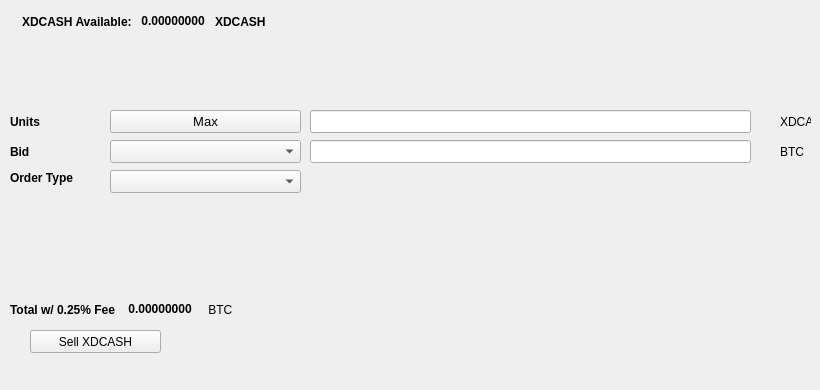
   <widget class="QWidget" name="SellTab">
    <attribute name="title">
     <string>Sell</string>
    </attribute>
    <widget class="QLabel" name="label_16">
     <property name="geometry">
      <rect>
       <x>780</x>
       <y>140</y>
       <width>31</width>
       <height>23</height>
      </rect>
     </property>
     <property name="text">
      <string>BTC</string>
     </property>
    </widget>
    <widget class="QComboBox" name="SellBidcomboBox">
     <property name="geometry">
      <rect>
       <x>110</x>
       <y>140</y>
       <width>191</width>
       <height>23</height>
      </rect>
     </property>
     <property name="font">
      <font>
       <pointsize>10</pointsize>
      </font>
     </property>
    </widget>
    <widget class="QLabel" name="label_18">
     <property name="geometry">
      <rect>
       <x>10</x>
       <y>110</y>
       <width>46</width>
       <height>23</height>
      </rect>
     </property>
     <property name="font">
      <font>
       <weight>75</weight>
       <bold>true</bold>
      </font>
     </property>
     <property name="text">
      <string>Units</string>
     </property>
    </widget>
    <widget class="QPushButton" name="Sell_Max_Amount">
     <property name="geometry">
      <rect>
       <x>110</x>
       <y>110</y>
       <width>191</width>
       <height>23</height>
      </rect>
     </property>
     <property name="font">
      <font>
       <pointsize>10</pointsize>
      </font>
     </property>
     <property name="text">
      <string>Max</string>
     </property>
    </widget>
    <widget class="QLabel" name="label_20">
     <property name="geometry">
      <rect>
       <x>10</x>
       <y>170</y>
       <width>91</width>
       <height>16</height>
      </rect>
     </property>
     <property name="font">
      <font>
       <weight>75</weight>
       <bold>true</bold>
      </font>
     </property>
     <property name="text">
      <string>Order Type</string>
     </property>
    </widget>
    <widget class="QComboBox" name="SellOrdertypeCombo">
     <property name="geometry">
      <rect>
       <x>110</x>
       <y>170</y>
       <width>191</width>
       <height>23</height>
      </rect>
     </property>
     <property name="font">
      <font>
       <pointsize>10</pointsize>
      </font>
     </property>
    </widget>
    <widget class="QLabel" name="label_21">
     <property name="geometry">
      <rect>
       <x>10</x>
       <y>140</y>
       <width>46</width>
       <height>23</height>
      </rect>
     </property>
     <property name="font">
      <font>
       <weight>75</weight>
       <bold>true</bold>
      </font>
     </property>
     <property name="text">
      <string>Bid</string>
     </property>
    </widget>
    <widget class="QLabel" name="label_22">
     <property name="geometry">
      <rect>
       <x>780</x>
       <y>110</y>
       <width>31</width>
       <height>23</height>
      </rect>
     </property>
     <property name="text">
      <string>XDCASH</string>
     </property>
    </widget>
    <widget class="QLineEdit" name="UnitsInputXDCASH">
     <property name="geometry">
      <rect>
       <x>310</x>
       <y>110</y>
       <width>441</width>
       <height>23</height>
      </rect>
     </property>
     <property name="font">
      <font>
       <pointsize>9</pointsize>
       <weight>75</weight>
       <bold>true</bold>
      </font>
     </property>
    </widget>
    <widget class="QLineEdit" name="SellBidPriceEdit">
     <property name="geometry">
      <rect>
       <x>310</x>
       <y>140</y>
       <width>441</width>
       <height>23</height>
      </rect>
     </property>
     <property name="font">
      <font>
       <pointsize>9</pointsize>
       <weight>75</weight>
       <bold>true</bold>
      </font>
     </property>
    </widget>
    <widget class="QPushButton" name="SellXDCASHBTN">
     <property name="geometry">
      <rect>
       <x>30</x>
       <y>330</y>
       <width>131</width>
       <height>23</height>
      </rect>
     </property>
     <property name="text">
      <string>Sell XDCASH</string>
     </property>
     <property name="icon">
      <iconset resource="../xdcash">
       <normaloff>:/icons/bitcoin</normaloff>:/icons/bitcoin</iconset>
     </property>
    </widget>
    <widget class="QWidget" name="layoutWidget3">
     <property name="geometry">
      <rect>
       <x>22</x>
       <y>12</y>
       <width>258</width>
       <height>19</height>
      </rect>
     </property>
     <layout class="QHBoxLayout" name="horizontalLayout">
      <item>
       <widget class="QLabel" name="label232_2">
        <property name="font">
         <font>
          <weight>75</weight>
          <bold>true</bold>
         </font>
        </property>
        <property name="text">
         <string>XDCASH Available:</string>
        </property>
       </widget>
      </item>
      <item>
       <widget class="QLabel" name="XDCASHAvailableLabel">
        <property name="palette">
         <palette>
          <active>
           <colorrole role="WindowText">
            <brush brushstyle="SolidPattern">
             <color alpha="255">
              <red>0</red>
              <green>0</green>
              <blue>0</blue>
             </color>
            </brush>
           </colorrole>
           <colorrole role="Button">
            <brush brushstyle="SolidPattern">
             <color alpha="255">
              <red>0</red>
              <green>170</green>
              <blue>0</blue>
             </color>
            </brush>
           </colorrole>
           <colorrole role="Light">
            <brush brushstyle="SolidPattern">
             <color alpha="255">
              <red>0</red>
              <green>255</green>
              <blue>0</blue>
             </color>
            </brush>
           </colorrole>
           <colorrole role="Midlight">
            <brush brushstyle="SolidPattern">
             <color alpha="255">
              <red>0</red>
              <green>212</green>
              <blue>0</blue>
             </color>
            </brush>
           </colorrole>
           <colorrole role="Dark">
            <brush brushstyle="SolidPattern">
             <color alpha="255">
              <red>0</red>
              <green>85</green>
              <blue>0</blue>
             </color>
            </brush>
           </colorrole>
           <colorrole role="Mid">
            <brush brushstyle="SolidPattern">
             <color alpha="255">
              <red>0</red>
              <green>113</green>
              <blue>0</blue>
             </color>
            </brush>
           </colorrole>
           <colorrole role="Text">
            <brush brushstyle="SolidPattern">
             <color alpha="255">
              <red>0</red>
              <green>170</green>
              <blue>0</blue>
             </color>
            </brush>
           </colorrole>
           <colorrole role="BrightText">
            <brush brushstyle="SolidPattern">
             <color alpha="255">
              <red>255</red>
              <green>255</green>
              <blue>255</blue>
             </color>
            </brush>
           </colorrole>
           <colorrole role="ButtonText">
            <brush brushstyle="SolidPattern">
             <color alpha="255">
              <red>0</red>
              <green>0</green>
              <blue>0</blue>
             </color>
            </brush>
           </colorrole>
           <colorrole role="Base">
            <brush brushstyle="SolidPattern">
             <color alpha="255">
              <red>255</red>
              <green>255</green>
              <blue>255</blue>
             </color>
            </brush>
           </colorrole>
           <colorrole role="Window">
            <brush brushstyle="SolidPattern">
             <color alpha="255">
              <red>0</red>
              <green>170</green>
              <blue>0</blue>
             </color>
            </brush>
           </colorrole>
           <colorrole role="Shadow">
            <brush brushstyle="SolidPattern">
             <color alpha="255">
              <red>0</red>
              <green>0</green>
              <blue>0</blue>
             </color>
            </brush>
           </colorrole>
           <colorrole role="AlternateBase">
            <brush brushstyle="SolidPattern">
             <color alpha="255">
              <red>127</red>
              <green>212</green>
              <blue>127</blue>
             </color>
            </brush>
           </colorrole>
           <colorrole role="ToolTipBase">
            <brush brushstyle="SolidPattern">
             <color alpha="255">
              <red>255</red>
              <green>255</green>
              <blue>220</blue>
             </color>
            </brush>
           </colorrole>
           <colorrole role="ToolTipText">
            <brush brushstyle="SolidPattern">
             <color alpha="255">
              <red>0</red>
              <green>0</green>
              <blue>0</blue>
             </color>
            </brush>
           </colorrole>
          </active>
          <inactive>
           <colorrole role="WindowText">
            <brush brushstyle="SolidPattern">
             <color alpha="255">
              <red>0</red>
              <green>0</green>
              <blue>0</blue>
             </color>
            </brush>
           </colorrole>
           <colorrole role="Button">
            <brush brushstyle="SolidPattern">
             <color alpha="255">
              <red>0</red>
              <green>170</green>
              <blue>0</blue>
             </color>
            </brush>
           </colorrole>
           <colorrole role="Light">
            <brush brushstyle="SolidPattern">
             <color alpha="255">
              <red>0</red>
              <green>255</green>
              <blue>0</blue>
             </color>
            </brush>
           </colorrole>
           <colorrole role="Midlight">
            <brush brushstyle="SolidPattern">
             <color alpha="255">
              <red>0</red>
              <green>212</green>
              <blue>0</blue>
             </color>
            </brush>
           </colorrole>
           <colorrole role="Dark">
            <brush brushstyle="SolidPattern">
             <color alpha="255">
              <red>0</red>
              <green>85</green>
              <blue>0</blue>
             </color>
            </brush>
           </colorrole>
           <colorrole role="Mid">
            <brush brushstyle="SolidPattern">
             <color alpha="255">
              <red>0</red>
              <green>113</green>
              <blue>0</blue>
             </color>
            </brush>
           </colorrole>
           <colorrole role="Text">
            <brush brushstyle="SolidPattern">
             <color alpha="255">
              <red>0</red>
              <green>170</green>
              <blue>0</blue>
             </color>
            </brush>
           </colorrole>
           <colorrole role="BrightText">
            <brush brushstyle="SolidPattern">
             <color alpha="255">
              <red>255</red>
              <green>255</green>
              <blue>255</blue>
             </color>
            </brush>
           </colorrole>
           <colorrole role="ButtonText">
            <brush brushstyle="SolidPattern">
             <color alpha="255">
              <red>0</red>
              <green>0</green>
              <blue>0</blue>
             </color>
            </brush>
           </colorrole>
           <colorrole role="Base">
            <brush brushstyle="SolidPattern">
             <color alpha="255">
              <red>255</red>
              <green>255</green>
              <blue>255</blue>
             </color>
            </brush>
           </colorrole>
           <colorrole role="Window">
            <brush brushstyle="SolidPattern">
             <color alpha="255">
              <red>0</red>
              <green>170</green>
              <blue>0</blue>
             </color>
            </brush>
           </colorrole>
           <colorrole role="Shadow">
            <brush brushstyle="SolidPattern">
             <color alpha="255">
              <red>0</red>
              <green>0</green>
              <blue>0</blue>
             </color>
            </brush>
           </colorrole>
           <colorrole role="AlternateBase">
            <brush brushstyle="SolidPattern">
             <color alpha="255">
              <red>127</red>
              <green>212</green>
              <blue>127</blue>
             </color>
            </brush>
           </colorrole>
           <colorrole role="ToolTipBase">
            <brush brushstyle="SolidPattern">
             <color alpha="255">
              <red>255</red>
              <green>255</green>
              <blue>220</blue>
             </color>
            </brush>
           </colorrole>
           <colorrole role="ToolTipText">
            <brush brushstyle="SolidPattern">
             <color alpha="255">
              <red>0</red>
              <green>0</green>
              <blue>0</blue>
             </color>
            </brush>
           </colorrole>
          </inactive>
          <disabled>
           <colorrole role="WindowText">
            <brush brushstyle="SolidPattern">
             <color alpha="255">
              <red>0</red>
              <green>85</green>
              <blue>0</blue>
             </color>
            </brush>
           </colorrole>
           <colorrole role="Button">
            <brush brushstyle="SolidPattern">
             <color alpha="255">
              <red>0</red>
              <green>170</green>
              <blue>0</blue>
             </color>
            </brush>
           </colorrole>
           <colorrole role="Light">
            <brush brushstyle="SolidPattern">
             <color alpha="255">
              <red>0</red>
              <green>255</green>
              <blue>0</blue>
             </color>
            </brush>
           </colorrole>
           <colorrole role="Midlight">
            <brush brushstyle="SolidPattern">
             <color alpha="255">
              <red>0</red>
              <green>212</green>
              <blue>0</blue>
             </color>
            </brush>
           </colorrole>
           <colorrole role="Dark">
            <brush brushstyle="SolidPattern">
             <color alpha="255">
              <red>0</red>
              <green>85</green>
              <blue>0</blue>
             </color>
            </brush>
           </colorrole>
           <colorrole role="Mid">
            <brush brushstyle="SolidPattern">
             <color alpha="255">
              <red>0</red>
              <green>113</green>
              <blue>0</blue>
             </color>
            </brush>
           </colorrole>
           <colorrole role="Text">
            <brush brushstyle="SolidPattern">
             <color alpha="255">
              <red>0</red>
              <green>85</green>
              <blue>0</blue>
             </color>
            </brush>
           </colorrole>
           <colorrole role="BrightText">
            <brush brushstyle="SolidPattern">
             <color alpha="255">
              <red>255</red>
              <green>255</green>
              <blue>255</blue>
             </color>
            </brush>
           </colorrole>
           <colorrole role="ButtonText">
            <brush brushstyle="SolidPattern">
             <color alpha="255">
              <red>0</red>
              <green>85</green>
              <blue>0</blue>
             </color>
            </brush>
           </colorrole>
           <colorrole role="Base">
            <brush brushstyle="SolidPattern">
             <color alpha="255">
              <red>0</red>
              <green>170</green>
              <blue>0</blue>
             </color>
            </brush>
           </colorrole>
           <colorrole role="Window">
            <brush brushstyle="SolidPattern">
             <color alpha="255">
              <red>0</red>
              <green>170</green>
              <blue>0</blue>
             </color>
            </brush>
           </colorrole>
           <colorrole role="Shadow">
            <brush brushstyle="SolidPattern">
             <color alpha="255">
              <red>0</red>
              <green>0</green>
              <blue>0</blue>
             </color>
            </brush>
           </colorrole>
           <colorrole role="AlternateBase">
            <brush brushstyle="SolidPattern">
             <color alpha="255">
              <red>0</red>
              <green>170</green>
              <blue>0</blue>
             </color>
            </brush>
           </colorrole>
           <colorrole role="ToolTipBase">
            <brush brushstyle="SolidPattern">
             <color alpha="255">
              <red>255</red>
              <green>255</green>
              <blue>220</blue>
             </color>
            </brush>
           </colorrole>
           <colorrole role="ToolTipText">
            <brush brushstyle="SolidPattern">
             <color alpha="255">
              <red>0</red>
              <green>0</green>
              <blue>0</blue>
             </color>
            </brush>
           </colorrole>
          </disabled>
         </palette>
        </property>
        <property name="font">
         <font>
          <weight>75</weight>
          <bold>true</bold>
         </font>
        </property>
        <property name="text">
         <string> 0.00000000 </string>
        </property>
        <property name="textInteractionFlags">
         <set>Qt::LinksAccessibleByMouse|Qt::TextSelectableByKeyboard|Qt::TextSelectableByMouse</set>
        </property>
       </widget>
      </item>
      <item>
       <widget class="QLabel" name="labelXDCASH">
        <property name="font">
         <font>
          <weight>75</weight>
          <bold>true</bold>
         </font>
        </property>
        <property name="text">
         <string>XDCASH</string>
        </property>
       </widget>
      </item>
     </layout>
    </widget>
    <widget class="QWidget" name="layoutWidget">
     <property name="geometry">
      <rect>
       <x>10</x>
       <y>300</y>
       <width>268</width>
       <height>19</height>
      </rect>
     </property>
     <layout class="QHBoxLayout" name="horizontalLayout_2">
      <item>
       <widget class="QLabel" name="label_19">
        <property name="font">
         <font>
          <weight>75</weight>
          <bold>true</bold>
         </font>
        </property>
        <property name="text">
         <string>Total w/ 0.25% Fee </string>
        </property>
       </widget>
      </item>
      <item>
       <widget class="QLabel" name="SellCostLabel">
        <property name="palette">
         <palette>
          <active>
           <colorrole role="WindowText">
            <brush brushstyle="SolidPattern">
             <color alpha="255">
              <red>0</red>
              <green>0</green>
              <blue>0</blue>
             </color>
            </brush>
           </colorrole>
           <colorrole role="Button">
            <brush brushstyle="SolidPattern">
             <color alpha="255">
              <red>0</red>
              <green>170</green>
              <blue>0</blue>
             </color>
            </brush>
           </colorrole>
           <colorrole role="Light">
            <brush brushstyle="SolidPattern">
             <color alpha="255">
              <red>0</red>
              <green>255</green>
              <blue>0</blue>
             </color>
            </brush>
           </colorrole>
           <colorrole role="Midlight">
            <brush brushstyle="SolidPattern">
             <color alpha="255">
              <red>0</red>
              <green>212</green>
              <blue>0</blue>
             </color>
            </brush>
           </colorrole>
           <colorrole role="Dark">
            <brush brushstyle="SolidPattern">
             <color alpha="255">
              <red>0</red>
              <green>85</green>
              <blue>0</blue>
             </color>
            </brush>
           </colorrole>
           <colorrole role="Mid">
            <brush brushstyle="SolidPattern">
             <color alpha="255">
              <red>0</red>
              <green>113</green>
              <blue>0</blue>
             </color>
            </brush>
           </colorrole>
           <colorrole role="Text">
            <brush brushstyle="SolidPattern">
             <color alpha="255">
              <red>0</red>
              <green>170</green>
              <blue>0</blue>
             </color>
            </brush>
           </colorrole>
           <colorrole role="BrightText">
            <brush brushstyle="SolidPattern">
             <color alpha="255">
              <red>255</red>
              <green>255</green>
              <blue>255</blue>
             </color>
            </brush>
           </colorrole>
           <colorrole role="ButtonText">
            <brush brushstyle="SolidPattern">
             <color alpha="255">
              <red>0</red>
              <green>0</green>
              <blue>0</blue>
             </color>
            </brush>
           </colorrole>
           <colorrole role="Base">
            <brush brushstyle="SolidPattern">
             <color alpha="255">
              <red>255</red>
              <green>255</green>
              <blue>255</blue>
             </color>
            </brush>
           </colorrole>
           <colorrole role="Window">
            <brush brushstyle="SolidPattern">
             <color alpha="255">
              <red>0</red>
              <green>170</green>
              <blue>0</blue>
             </color>
            </brush>
           </colorrole>
           <colorrole role="Shadow">
            <brush brushstyle="SolidPattern">
             <color alpha="255">
              <red>0</red>
              <green>0</green>
              <blue>0</blue>
             </color>
            </brush>
           </colorrole>
           <colorrole role="AlternateBase">
            <brush brushstyle="SolidPattern">
             <color alpha="255">
              <red>127</red>
              <green>212</green>
              <blue>127</blue>
             </color>
            </brush>
           </colorrole>
           <colorrole role="ToolTipBase">
            <brush brushstyle="SolidPattern">
             <color alpha="255">
              <red>255</red>
              <green>255</green>
              <blue>220</blue>
             </color>
            </brush>
           </colorrole>
           <colorrole role="ToolTipText">
            <brush brushstyle="SolidPattern">
             <color alpha="255">
              <red>0</red>
              <green>0</green>
              <blue>0</blue>
             </color>
            </brush>
           </colorrole>
          </active>
          <inactive>
           <colorrole role="WindowText">
            <brush brushstyle="SolidPattern">
             <color alpha="255">
              <red>0</red>
              <green>0</green>
              <blue>0</blue>
             </color>
            </brush>
           </colorrole>
           <colorrole role="Button">
            <brush brushstyle="SolidPattern">
             <color alpha="255">
              <red>0</red>
              <green>170</green>
              <blue>0</blue>
             </color>
            </brush>
           </colorrole>
           <colorrole role="Light">
            <brush brushstyle="SolidPattern">
             <color alpha="255">
              <red>0</red>
              <green>255</green>
              <blue>0</blue>
             </color>
            </brush>
           </colorrole>
           <colorrole role="Midlight">
            <brush brushstyle="SolidPattern">
             <color alpha="255">
              <red>0</red>
              <green>212</green>
              <blue>0</blue>
             </color>
            </brush>
           </colorrole>
           <colorrole role="Dark">
            <brush brushstyle="SolidPattern">
             <color alpha="255">
              <red>0</red>
              <green>85</green>
              <blue>0</blue>
             </color>
            </brush>
           </colorrole>
           <colorrole role="Mid">
            <brush brushstyle="SolidPattern">
             <color alpha="255">
              <red>0</red>
              <green>113</green>
              <blue>0</blue>
             </color>
            </brush>
           </colorrole>
           <colorrole role="Text">
            <brush brushstyle="SolidPattern">
             <color alpha="255">
              <red>0</red>
              <green>170</green>
              <blue>0</blue>
             </color>
            </brush>
           </colorrole>
           <colorrole role="BrightText">
            <brush brushstyle="SolidPattern">
             <color alpha="255">
              <red>255</red>
              <green>255</green>
              <blue>255</blue>
             </color>
            </brush>
           </colorrole>
           <colorrole role="ButtonText">
            <brush brushstyle="SolidPattern">
             <color alpha="255">
              <red>0</red>
              <green>0</green>
              <blue>0</blue>
             </color>
            </brush>
           </colorrole>
           <colorrole role="Base">
            <brush brushstyle="SolidPattern">
             <color alpha="255">
              <red>255</red>
              <green>255</green>
              <blue>255</blue>
             </color>
            </brush>
           </colorrole>
           <colorrole role="Window">
            <brush brushstyle="SolidPattern">
             <color alpha="255">
              <red>0</red>
              <green>170</green>
              <blue>0</blue>
             </color>
            </brush>
           </colorrole>
           <colorrole role="Shadow">
            <brush brushstyle="SolidPattern">
             <color alpha="255">
              <red>0</red>
              <green>0</green>
              <blue>0</blue>
             </color>
            </brush>
           </colorrole>
           <colorrole role="AlternateBase">
            <brush brushstyle="SolidPattern">
             <color alpha="255">
              <red>127</red>
              <green>212</green>
              <blue>127</blue>
             </color>
            </brush>
           </colorrole>
           <colorrole role="ToolTipBase">
            <brush brushstyle="SolidPattern">
             <color alpha="255">
              <red>255</red>
              <green>255</green>
              <blue>220</blue>
             </color>
            </brush>
           </colorrole>
           <colorrole role="ToolTipText">
            <brush brushstyle="SolidPattern">
             <color alpha="255">
              <red>0</red>
              <green>0</green>
              <blue>0</blue>
             </color>
            </brush>
           </colorrole>
          </inactive>
          <disabled>
           <colorrole role="WindowText">
            <brush brushstyle="SolidPattern">
             <color alpha="255">
              <red>0</red>
              <green>85</green>
              <blue>0</blue>
             </color>
            </brush>
           </colorrole>
           <colorrole role="Button">
            <brush brushstyle="SolidPattern">
             <color alpha="255">
              <red>0</red>
              <green>170</green>
              <blue>0</blue>
             </color>
            </brush>
           </colorrole>
           <colorrole role="Light">
            <brush brushstyle="SolidPattern">
             <color alpha="255">
              <red>0</red>
              <green>255</green>
              <blue>0</blue>
             </color>
            </brush>
           </colorrole>
           <colorrole role="Midlight">
            <brush brushstyle="SolidPattern">
             <color alpha="255">
              <red>0</red>
              <green>212</green>
              <blue>0</blue>
             </color>
            </brush>
           </colorrole>
           <colorrole role="Dark">
            <brush brushstyle="SolidPattern">
             <color alpha="255">
              <red>0</red>
              <green>85</green>
              <blue>0</blue>
             </color>
            </brush>
           </colorrole>
           <colorrole role="Mid">
            <brush brushstyle="SolidPattern">
             <color alpha="255">
              <red>0</red>
              <green>113</green>
              <blue>0</blue>
             </color>
            </brush>
           </colorrole>
           <colorrole role="Text">
            <brush brushstyle="SolidPattern">
             <color alpha="255">
              <red>0</red>
              <green>85</green>
              <blue>0</blue>
             </color>
            </brush>
           </colorrole>
           <colorrole role="BrightText">
            <brush brushstyle="SolidPattern">
             <color alpha="255">
              <red>255</red>
              <green>255</green>
              <blue>255</blue>
             </color>
            </brush>
           </colorrole>
           <colorrole role="ButtonText">
            <brush brushstyle="SolidPattern">
             <color alpha="255">
              <red>0</red>
              <green>85</green>
              <blue>0</blue>
             </color>
            </brush>
           </colorrole>
           <colorrole role="Base">
            <brush brushstyle="SolidPattern">
             <color alpha="255">
              <red>0</red>
              <green>170</green>
              <blue>0</blue>
             </color>
            </brush>
           </colorrole>
           <colorrole role="Window">
            <brush brushstyle="SolidPattern">
             <color alpha="255">
              <red>0</red>
              <green>170</green>
              <blue>0</blue>
             </color>
            </brush>
           </colorrole>
           <colorrole role="Shadow">
            <brush brushstyle="SolidPattern">
             <color alpha="255">
              <red>0</red>
              <green>0</green>
              <blue>0</blue>
             </color>
            </brush>
           </colorrole>
           <colorrole role="AlternateBase">
            <brush brushstyle="SolidPattern">
             <color alpha="255">
              <red>0</red>
              <green>170</green>
              <blue>0</blue>
             </color>
            </brush>
           </colorrole>
           <colorrole role="ToolTipBase">
            <brush brushstyle="SolidPattern">
             <color alpha="255">
              <red>255</red>
              <green>255</green>
              <blue>220</blue>
             </color>
            </brush>
           </colorrole>
           <colorrole role="ToolTipText">
            <brush brushstyle="SolidPattern">
             <color alpha="255">
              <red>0</red>
              <green>0</green>
              <blue>0</blue>
             </color>
            </brush>
           </colorrole>
          </disabled>
         </palette>
        </property>
        <property name="font">
         <font>
          <weight>75</weight>
          <bold>true</bold>
         </font>
        </property>
        <property name="autoFillBackground">
         <bool>false</bool>
        </property>
        <property name="text">
         <string> 0.00000000</string>
        </property>
        <property name="textInteractionFlags">
         <set>Qt::LinksAccessibleByMouse|Qt::TextSelectableByMouse</set>
        </property>
       </widget>
      </item>
      <item>
       <widget class="QLabel" name="label_17">
        <property name="font">
         <font>
          <weight>50</weight>
          <bold>false</bold>
         </font>
        </property>
        <property name="text">
         <string> BTC</string>
        </property>
       </widget>
      </item>
     </layout>
    </widget>
    <widget class="QLabel" name="label_23">
     <property name="geometry">
      <rect>
       <x>460</x>
       <y>300</y>
       <width>281</width>
       <height>81</height>
      </rect>
     </property>
     <property name="text">
      <string/>
     </property>
     <property name="pixmap">
      <pixmap>:/images/bittrex</pixmap>
     </property>
    </widget>
   </widget>
